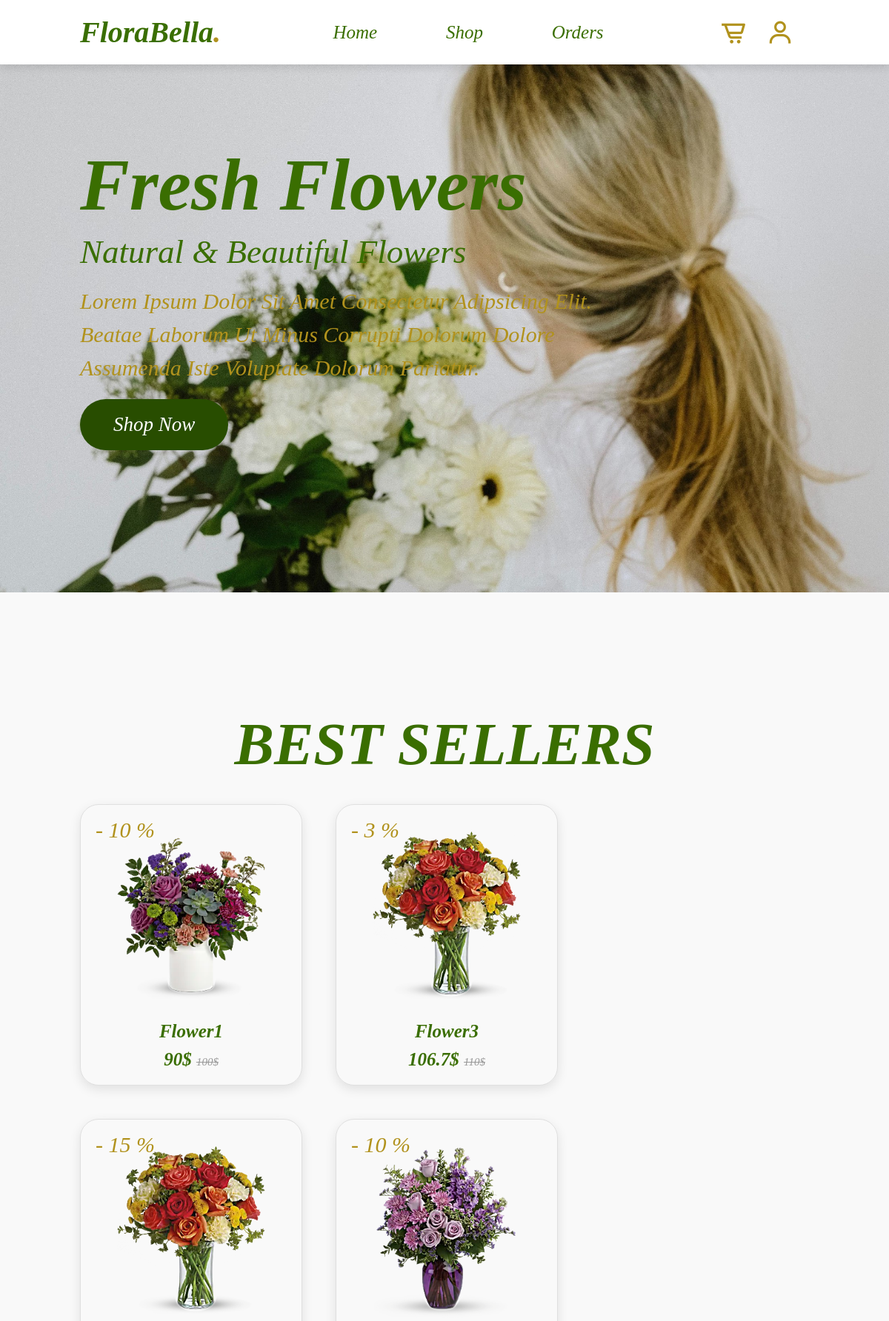
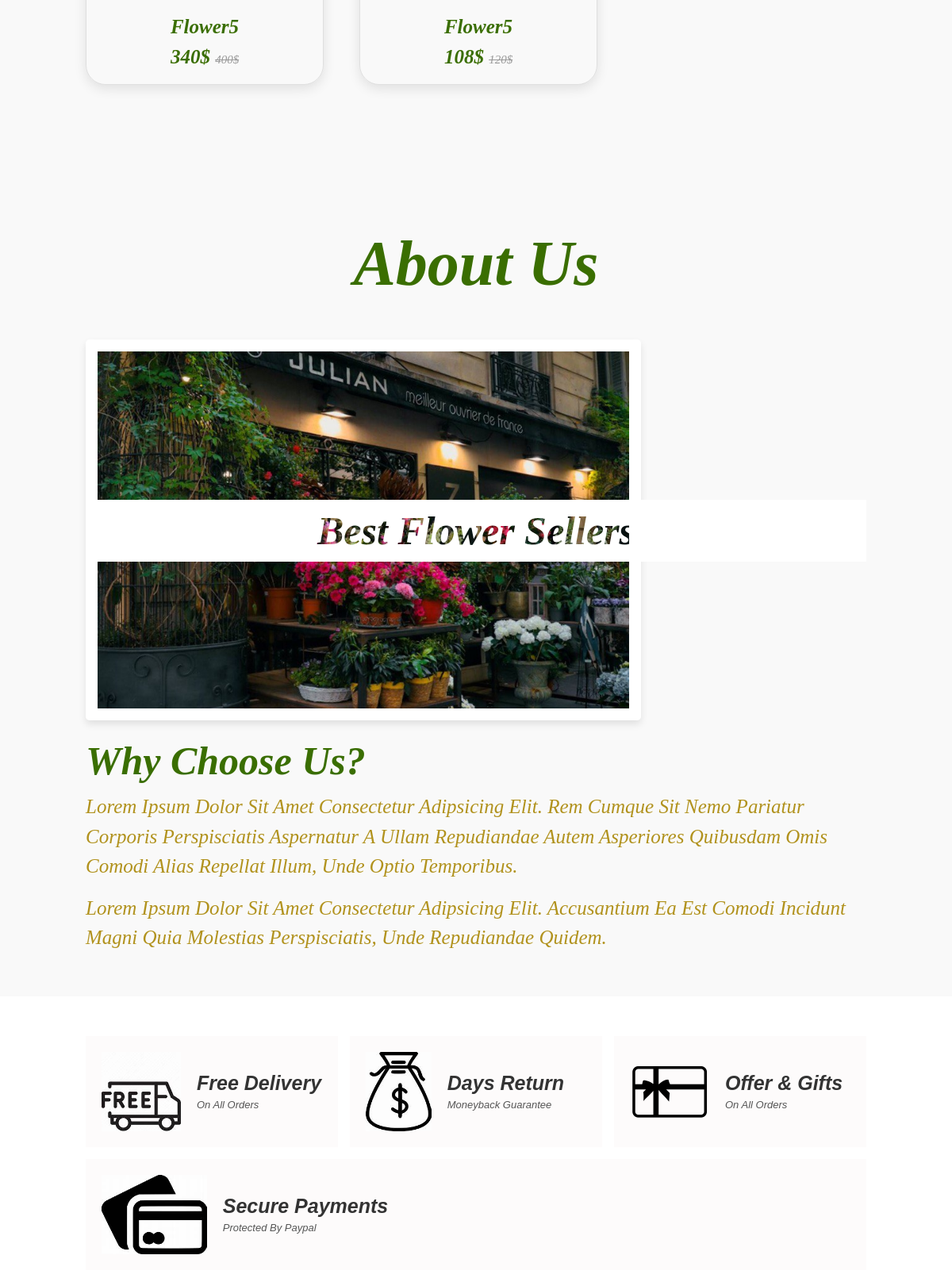
The page /FloraBella.php (upper part) on the database its author committed (2 pictures, top to bottom).
### tables this page shows
CREATE TABLE `products` (
  `id` int(100) NOT NULL,
  `name` varchar(100) NOT NULL,
  `price` int(100) NOT NULL,
  `image` varchar(100) NOT NULL,
  `discount` int(11) NOT NULL,
  `cid` int(11) NOT NULL
);

### FloraBella.php (the view, shortened to what this page needs)
<?php
    include('db_config/connect.php');
?>
<!DOCTYPE html>
<html lang="en">
<head>
    <link rel="stylesheet" href="css/header.css" >
    <link rel="stylesheet" href="css/dashboard.css" >
    <link rel="stylesheet" href="css/footer.css" >
    <link rel="stylesheet" href="https://cdnjs.com/libraries/font-awesome">
    <link rel="stylesheet" href="https://unpkg.com/boxicons@latest/css/boxicons.min.css">
        <link rel="stylesheet" href="https://unpkg.com/boxicons@latest/css/boxicons.min.css">
    </head>
</head>
<body >
<?php require "userheader.php";?>
<section class="home" id="home">
<div class="content">
    <h3>fresh flowers</h3>
    <span> natural & beautiful flowers </span>
    <p>Lorem ipsum dolor sit amet consectetur adipsicing elit. Beatae laborum ut minus corrupti
        dolorum dolore assumenda iste voluptate dolorum pariatur.</p>
    <a href="shop.php" class="btn">shop now</a>
</div>
</section>
<section class="products" id="products">
    <h1 class="heading"> BEST<span> SELLERS</span></h1>
    <div class="box-container">
        <?php
                $query = "select * from products limit 4";
                $result = mysqli_query($con,$query);
        ?>
        <?php if(mysqli_num_rows($result) > 0):?>
                <?php while ($row = mysqli_fetch_assoc($result)):?>
                    <div class="box">
                        <span class="discount"> - <?=$row['discount']?> %</span>
                        <div class="image">
                            <img src="<?=$row['image']?>" alt="">
                        </div>
                        <div class="content">
                            <h3><?=$row['name']?></h3>
                            <div class="price"><?=$row['price']-($row['price']*($row['discount']/100))?>$ <span><?=$row['price']?>$</span></div>
                        </div>
                    </div>
                <?php endwhile;?>
		<?php endif;?>
    </div>
</section>
<section class="about" id="about">
    <h1 class="heading"><span> About </span> Us </h1>
    <div class="row">
        <div class="video-container">
            <h3>best flower sellers</h3>
        </div>
        <div class="content">
            <h3>why choose us?</h3>
            <p>Lorem ipsum dolor sit amet consectetur adipsicing elit. Rem cumque sit nemo pariatur corporis perspisciatis
                aspernatur a ullam repudiandae autem asperiores quibusdam omis comodi alias repellat illum, unde optio temporibus.</p>
            <p>Lorem ipsum dolor sit amet consectetur adipsicing elit. Accusantium ea est comodi incidunt magni quia
                molestias perspisciatis, unde repudiandae quidem.
            </p>
        </div>
    </div>
</section>
<section class="icons-container">
    <div class="icons">
        <img src="img/delver.jpg" alt="">
        <div class="info">
            <h3>free delivery</h3>
            <span>on all orders</span>
        </div>
    </div>
    <div class="icons">
        <img src="img/dolars.jpg" alt="">
        <div class="info">
            <h3>days return</h3>
            <span>moneyback guarantee</span>
        </div>
    </div>
    <div class="icons">
        <img src="img/offer.png" alt="">
        <div class="info">
            <h3>offer & gifts</h3>
            <span>on all orders</span>
        </div>
    </div>
    <div class="icons">
        <img src="img/payment.jpg" alt="">
        <div class="info">
            <h3>secure payments</h3>
            <span>protected by paypal</span>
        </div>
    </div>
</section>
</body>
</html>

### css/header.css (style rules this page uses)
:root { --pink:#3a6e01; }

### css/dashboard.css (style rules this page uses)
:root { --pink:#3a6e01; }
* { margin: 0; padding: 0; box-sizing: border-box; font-family: Arial, Helvetica, sans-serif; outline: none;border: none; text-decoration: none; text-transform: capitalize; transition: .2s linear; font-style: oblique; }
html { font-size: 62.5%; scroll-behavior: smooth; scroll-padding-top: 6rem; overflow-x: hidden; }
body { background: #f9f9f9; }
section { padding: 2rem 9%; }
.heading { text-align: center; font-size: 8rem; color: #333; padding: 12rem; margin: 2rem 0; padding-bottom: 1rem; }
.heading span { color: #a27778; }
.btn { display: inline-block; margin-top: 1rem; border-radius: 5rem; background: #284d00; color: #fff; padding: 1.9rem 4.5rem; cursor: pointer; font-size: 2.7rem; font-family: 'ui',rounded; }
.home { display: flex; align-items: center; min-height: 100vh; background: url('../img/msg5673780491-1033.jpg') no-repeat ; background-size: cover; background-position: center; }
.home .content { max-width: 70rem; }
.home .content h3 { font-size: 10rem; color:#3a6e01; font-family: 'ChopinScript' ; margin:0 auto; }
.home .content span { font-size: 4.5rem; color:#3a6e01; padding: 1rem 0; line-height: 1.5; font-family: 'ui',rounded; }
.home .content p { font-size: 3rem; color: #b1921d; padding: 1rem 0; line-height: 1.5; font-family: 'ui',rounded; }
.about h1 { color: #3a6e01; font-family: 'ui',rounded ; }
.about span { color: #3a6e01; font-family: 'ui',rounded ; }
.about .row { display: flex; align-items: center; gap: 2rem; flex-wrap: wrap; padding: 2rem 0; padding-bottom: 3rem; }
.about .row .video-container { flex: 1 0 20rem; position: relative; padding-top: 0rem; }
.about .row .video-container h3 { position: absolute; top: 50%; transform: translateY(-50%); font-size: 5rem; background: #fff; width: 100%; padding: 1rem 2rem ; text-align: center; mix-blend-mode: screen; font-family: 'ui',rounded; }
.about .row .content { flex:1 1 40rem; }
.about .row .content h3 { font-size: 5rem; color:#3a6e01; font-family: 'ui',rounded; }
.about .row .content p { font-size: 2.5rem; color: #b1921d; padding: .5rem 0; padding-top: 1rem; line-height: 1.5; font-family: 'ui',rounded; }
.products h1 { font-family: 'ui',rounded ; color:#3a6e01 }
.products span { font-family: 'ui',rounded ; color: #3a6e01; }
.products .box-container { display: flex; flex-wrap: wrap; gap: 4.5rem; padding-top: 0.5rem; }
.products .box-container .box { flex:0 30rem; box-shadow: 0 .5rem 1.5rem rgba(0, 0, 0, .1); border-radius: 2.5rem; border: .1rem solid rgba(0, 0, 0, .1); position: relative; }
.products .box-container .box .discount { position: absolute; top: 1rem;left: 1rem; padding: .7rem 1rem; font-size: 3rem; color: #b1921d; background: transparent; z-index: 1; border-radius: .5rem; font-family: 'ui',rounded; }
.products .box-container .box .image { position: relative; text-align: center; padding-top: 2rem; overflow: hidden; }
.products .box-container .box .image img { height: 25rem; }
.products .box-container .box .content { padding: 2rem; text-align: center; }
.products .box-container .box .content h3 { font-size: 2.5rem; color:#3a6e01; font-family: 'ui',rounded; }
.products .box-container .box .content .price { font-size: 2.5rem; color: var(--pink); font-weight: bolder; padding-top: 1rem; font-family: 'ui',rounded; }
.products .box-container .box .content .price span { font-size: 1.5rem; color: #999; font-weight: lighter; padding-top: 1rem; text-decoration: line-through; font-family: 'ui',rounded; }
.icons-container { background: white; display: flex; flex-wrap: wrap; gap: 1.5rem; padding-top: 5rem; padding-bottom: 5rem; }
.icons-container .icons { background: #fdfbfb; padding: 2rem; display: flex; align-items: center; flex: 1 1 25rem; }
.icons-container .icons img { height: 10rem; margin-right: 2rem; }
.icons-container .icons h3 { color: #333; padding-bottom: .5rem; font-size: 2.5rem; }
.icons-container .icons span { color: #555; font-size: 1.3rem; }

### rows shown on the page
products: discount "10", image (picture), name "Flower1", $row['price']-($row['price']*($row['discount']/100)) "90", price "100"
products: discount "3", image (picture), name "Flower3", $row['price']-($row['price']*($row['discount']/100)) "106.7", price "110"
products: discount "15", image (picture), name "Flower5", $row['price']-($row['price']*($row['discount']/100)) "340", price "400"
products: discount "10", image (picture), name "Flower5", $row['price']-($row['price']*($row['discount']/100)) "108", price "120"
